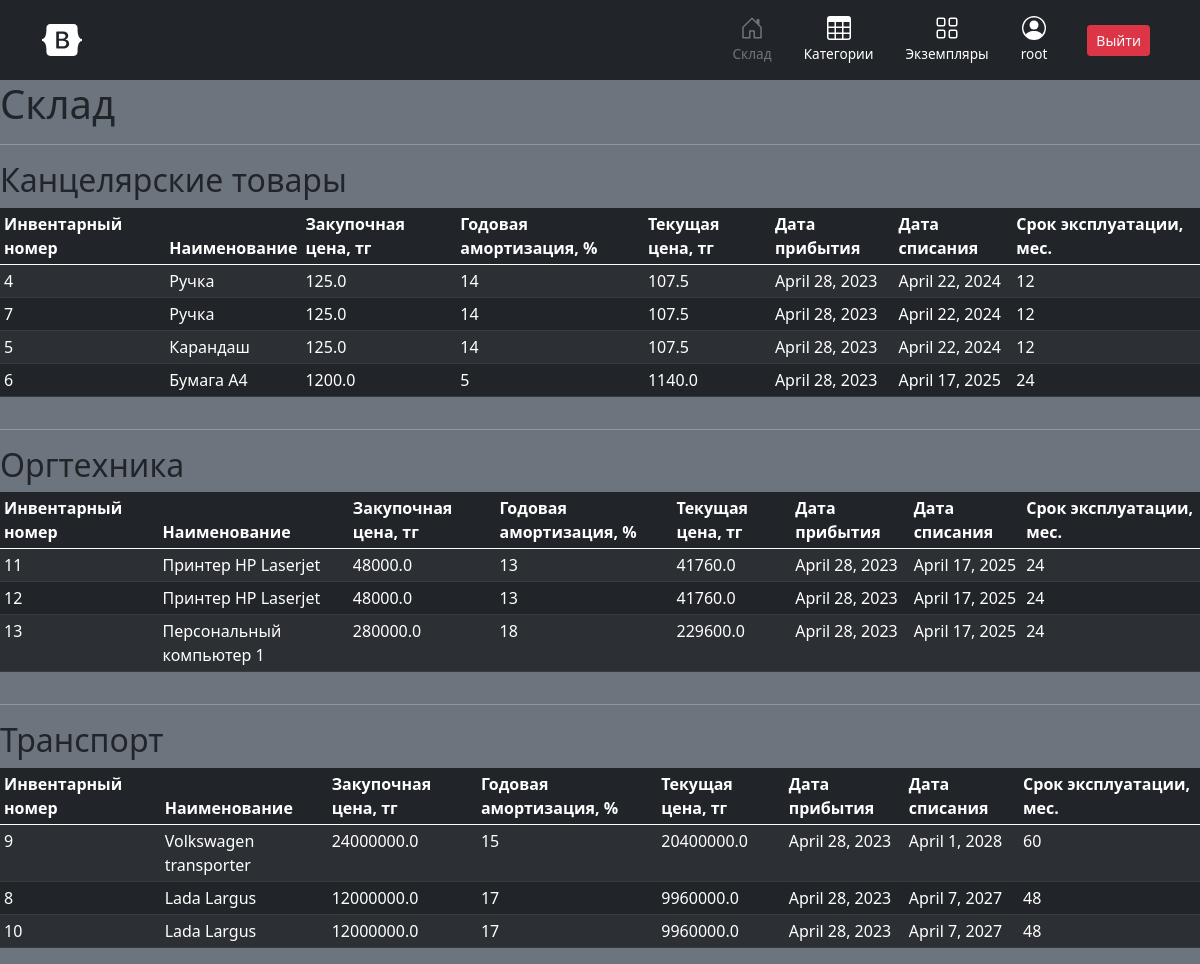
Screenshot of / (signed in) with the database file from the repository.
### users/models.py (models this page shows, shortened)
class CustomUser(AbstractUser):
    pass

### audit/models.py (models this page shows, shortened)
class Category(models.Model):
    name = models.CharField(unique=True, max_length=60)
    description = models.TextField()
    def __str__(self):
        return self.name

class Storage(models.Model):
    item = models.ForeignKey(to=Item, on_delete=models.CASCADE)
    receive_date = models.DateField(auto_now_add=True)
    expiration_date = models.DateField()
    current_price = models.FloatField(default=0.0)
    def __str__(self):
        return self.item.name

class Item(models.Model):
    name = models.CharField(max_length=60)
    category = models.ForeignKey(to=Category, on_delete=models.CASCADE)
    price = models.FloatField()
    amortization = models.IntegerField()
    operation_life = models.IntegerField()

### users/views.py (the view)
# urls.py: path('', home, name='home'),
def home(request):
    cats = {}
    categories = audit_models.Category.objects.all()
    for cat in categories:
        objs = audit_models.Storage.objects.filter(item__category=cat)
        print(objs)
        cats[str(cat)] = objs
    context = {
        'cats': cats
    }
    print(context)
    return render(request, 'home.html', context)

### templates/home.html (shortened to what this page needs)
{% extends 'base.html' %}
{% block content %}
  <h1 class="text-dark">Склад</h1>
  {% for cat, items in cats.items %}
<hr color="white">
  <h2 class="text-dark">{{cat}}</h2>
    <div class="table-responsive">
        <table class="table table-striped table-dark table-sm">
          <thead>
            <tr>
              <th scope="col">Инвентарный номер</th>
              <th scope="col">Наименование</th>
              <th scope="col">Закупочная цена, тг</th>
              <th scope="col">Годовая амортизация, %</th>
              <th scope="col">Текущая цена, тг</th>
              <th scope="col">Дата прибытия</th>
              <th scope="col">Дата списания</th>
              <th scope="col">Срок эксплуатации, мес.</th>
            </tr>
          </thead>
          <tbody>
            {% for i in items %}
          <tr>
            <td>{{ i.pk }}</td>
            <td>{{ i.item.name }}</td>
            <td>{{ i.item.price }}</td>
            <td>{{ i.item.amortization }}</td>
            <td>{{ i.current_price }}</td>
            <td>{{ i.receive_date }}</td>
            <td>{{ i.expiration_date }}</td>
            <td>{{ i.item.operation_life }}</td>
          </tr>
          {% endfor %}
          </tbody>
        </table>
      </div>
  {% endfor %}
{% endblock %}

### templates/base.html (shortened to what this page needs)
<!DOCTYPE html>
<html>
<head>
    <link href="https://cdn.jsdelivr.net/npm/bootstrap@5.0.2/dist/css/bootstrap.min.css" rel="stylesheet"
>
</head>
<body class="bg-secondary">
<main>
    <header>
        <div class="px-3 py-2 bg-dark">
            <div class="container">
                <div class="d-flex flex-wrap align-items-center justify-content-center justify-content-lg-start">
                    <a href="/"
                       class="d-flex align-items-center my-2 my-lg-0 me-lg-auto text-white text-decoration-none">
                        <svg class="bi me-2" width="40" height="32" role="img" aria-label="Bootstrap">
                            <use xlink:href="#bootstrap"/>
                        </svg>
                    </a>
                    <ul class="nav col-12 col-lg-auto my-2 justify-content-center my-md-0 text-small">
                        <li>
                            <a href="#" class="nav-link text-secondary">
                                <svg class="bi d-block mx-auto mb-1" width="24" height="24">
                                    <use xlink:href="#home"/>
                                </svg>
                                Склад
                            </a>
                        </li>
                        <li>
                            <a href="#" class="nav-link text-white">
                                <svg class="bi d-block mx-auto mb-1" width="24" height="24">
                                    <use xlink:href="#table"/>
                                </svg>
                                Категории
                            </a>
                        </li>
                        <li>
                            <a href="#" class="nav-link text-white">
                                <svg class="bi d-block mx-auto mb-1" width="24" height="24">
                                    <use xlink:href="#grid"/>
                                </svg>
                                Экземпляры
                            </a>
                        </li>
                        <li>
                            <a href="#" class="nav-link text-white">
                                <svg class="bi d-block mx-auto mb-1" width="24" height="24">
                                    <use xlink:href="#people-circle"/>
                                </svg>
                                {% if user.is_authenticated %}
                                  {{ user.username }}
                                {% else %}
                                  Войдите в аккаунт
                                {% endif %}
                            </a>
                        </li>
                        <li class="ms-4 d-flex align-items-center justify-content-center">
                            <div>
                                {% if user.is_authenticated %}
                              <a class="btn btn-sm btn-danger text-light me-2" href="{% url 'logout' %}">Выйти</a>
                            {% else %}
                              <a class="btn btn-sm btn-light text-dark me-2" href="{% url 'login' %}">Войти</a>
                            {% endif %}
                            </div>
                        </li>
                    </ul>
                </div>
            </div>
        </div>
    </header>
    <div class="text-light">
    {% block content %}
    {% endblock %}
    </div>
</main>
</body>
</html>

### templates/base.html (style rules this page uses)
.bi { vertical-align: -.125em; fill: currentColor; }
.text-small { font-size: 85%; }

### rows the page displays
CustomUser: username "root"
Category: cats "Канцелярские товары"
Storage: pk "4", item.name "Ручка", item.price "125.0", item.amortization "14", current_price "107.5", receive_date "April 28, 2023", expiration_date "April 22, 2024", item.operation_life "12"
Storage: pk "7", item.name "Ручка", item.price "125.0", item.amortization "14", current_price "107.5", receive_date "April 28, 2023", expiration_date "April 22, 2024", item.operation_life "12"
Storage: pk "5", item.name "Карандаш", item.price "125.0", item.amortization "14", current_price "107.5", receive_date "April 28, 2023", expiration_date "April 22, 2024", item.operation_life "12"
Storage: pk "6", item.name "Бумага А4", item.price "1200.0", item.amortization "5", current_price "1140.0", receive_date "April 28, 2023", expiration_date "April 17, 2025", item.operation_life "24"
Category: cats "Оргтехника"
Storage: pk "11", item.name "Принтер HP Laserjet", item.price "48000.0", item.amortization "13", current_price "41760.0", receive_date "April 28, 2023", expiration_date "April 17, 2025", item.operation_life "24"
Storage: pk "12", item.name "Принтер HP Laserjet", item.price "48000.0", item.amortization "13", current_price "41760.0", receive_date "April 28, 2023", expiration_date "April 17, 2025", item.operation_life "24"
Storage: pk "13", item.name "Персональный компьютер 1", item.price "280000.0", item.amortization "18", current_price "229600.0", receive_date "April 28, 2023", expiration_date "April 17, 2025", item.operation_life "24"
Category: cats "Транспорт"
Storage: pk "9", item.name "Volkswagen transporter", item.price "24000000.0", item.amortization "15", current_price "20400000.0", receive_date "April 28, 2023", expiration_date "April 1, 2028", item.operation_life "60"
Storage: pk "8", item.name "Lada Largus", item.price "12000000.0", item.amortization "17", current_price "9960000.0", receive_date "April 28, 2023", expiration_date "April 7, 2027", item.operation_life "48"
Storage: pk "10", item.name "Lada Largus", item.price "12000000.0", item.amortization "17", current_price "9960000.0", receive_date "April 28, 2023", expiration_date "April 7, 2027", item.operation_life "48"
